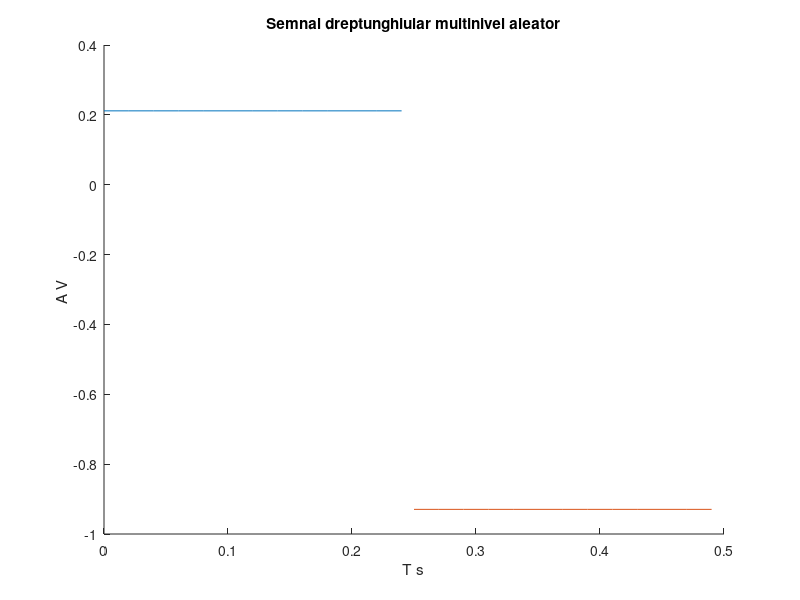

Write the MATLAB code that produced this figure.
hold on;
%folosesc aceasta intructiune pentru a pastra graficul curent atunci cand
%adaug alt grafic
%rezolutie temporara de 20ms
r1=rand(1);
r2=rand(1);

t1=0:.02:0.25;
t2=0.25:.02:0.5;
x1=r1*square(2*pi*4*t1,100);
x2=-r2*square(2*pi*4*t2,100);
plot(t1,x1);
plot(t2,x2);
xlabel('T s')
ylabel('A V ')
title('Semnal dreptunghiular multinivel aleator')
